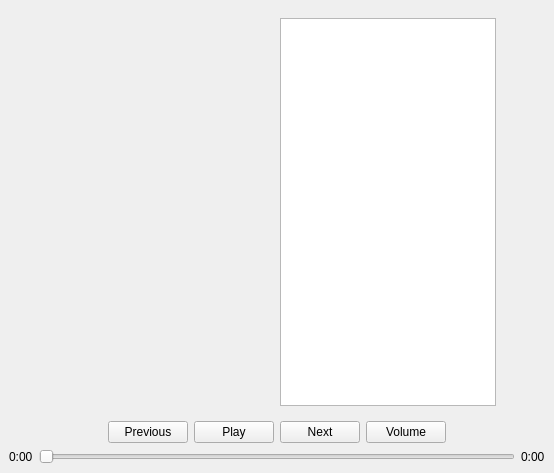
<?xml version="1.0" encoding="UTF-8"?>
<ui version="4.0">
 <class>MainWindow</class>
 <widget class="QMainWindow" name="MainWindow">
  <property name="geometry">
   <rect>
    <x>0</x>
    <y>0</y>
    <width>554</width>
    <height>473</height>
   </rect>
  </property>
  <property name="windowTitle">
   <string>MainWindow</string>
  </property>
  <widget class="QWidget" name="centralwidget">
   <layout class="QVBoxLayout" name="verticalLayout_3">
    <item>
     <widget class="QWidget" name="widget_view" native="true">
      <layout class="QHBoxLayout" name="horizontalLayout_4" stretch="0,5,5,0">
       <item>
        <spacer name="horizontalSpacer_4">
         <property name="orientation">
          <enum>Qt::Orientation::Horizontal</enum>
         </property>
         <property name="sizeHint" stdset="0">
          <size>
           <width>40</width>
           <height>20</height>
          </size>
         </property>
        </spacer>
       </item>
       <item>
        <layout class="QVBoxLayout" name="verticalLayout_4">
         <item>
          <widget class="QLabel" name="label_cover">
           <property name="text">
            <string/>
           </property>
          </widget>
         </item>
        </layout>
       </item>
       <item>
        <widget class="QListWidget" name="listWidget_lyricsView">
         <property name="verticalScrollBarPolicy">
          <enum>Qt::ScrollBarPolicy::ScrollBarAlwaysOff</enum>
         </property>
         <property name="wordWrap">
          <bool>true</bool>
         </property>
        </widget>
       </item>
       <item>
        <spacer name="horizontalSpacer_5">
         <property name="orientation">
          <enum>Qt::Orientation::Horizontal</enum>
         </property>
         <property name="sizeHint" stdset="0">
          <size>
           <width>40</width>
           <height>20</height>
          </size>
         </property>
        </spacer>
       </item>
      </layout>
     </widget>
    </item>
    <item>
     <widget class="QWidget" name="widget_controlBar" native="true">
      <layout class="QVBoxLayout" name="verticalLayout">
       <property name="leftMargin">
        <number>0</number>
       </property>
       <property name="topMargin">
        <number>0</number>
       </property>
       <property name="rightMargin">
        <number>0</number>
       </property>
       <property name="bottomMargin">
        <number>0</number>
       </property>
       <item>
        <layout class="QHBoxLayout" name="horizontalLayout_2">
         <item>
          <spacer name="horizontalSpacer">
           <property name="orientation">
            <enum>Qt::Orientation::Horizontal</enum>
           </property>
           <property name="sizeHint" stdset="0">
            <size>
             <width>40</width>
             <height>20</height>
            </size>
           </property>
          </spacer>
         </item>
         <item>
          <widget class="QPushButton" name="pushButton_previous">
           <property name="text">
            <string>Previous</string>
           </property>
          </widget>
         </item>
         <item>
          <widget class="QPushButton" name="pushButton_play">
           <property name="text">
            <string>Play</string>
           </property>
          </widget>
         </item>
         <item>
          <widget class="QPushButton" name="pushButton_next">
           <property name="text">
            <string>Next</string>
           </property>
          </widget>
         </item>
         <item>
          <widget class="QPushButton" name="pushButton_volume">
           <property name="text">
            <string>Volume</string>
           </property>
          </widget>
         </item>
         <item>
          <spacer name="horizontalSpacer_2">
           <property name="orientation">
            <enum>Qt::Orientation::Horizontal</enum>
           </property>
           <property name="sizeHint" stdset="0">
            <size>
             <width>40</width>
             <height>20</height>
            </size>
           </property>
          </spacer>
         </item>
        </layout>
       </item>
       <item>
        <layout class="QHBoxLayout" name="horizontalLayout">
         <item>
          <widget class="QLabel" name="label_currentTime">
           <property name="text">
            <string>0:00</string>
           </property>
          </widget>
         </item>
         <item>
          <widget class="QSlider" name="playSlider">
           <property name="orientation">
            <enum>Qt::Orientation::Horizontal</enum>
           </property>
          </widget>
         </item>
         <item>
          <widget class="QLabel" name="label_totalTime">
           <property name="text">
            <string>0:00</string>
           </property>
          </widget>
         </item>
        </layout>
       </item>
      </layout>
     </widget>
    </item>
   </layout>
  </widget>
 </widget>
 <resources/>
 <connections/>
</ui>
